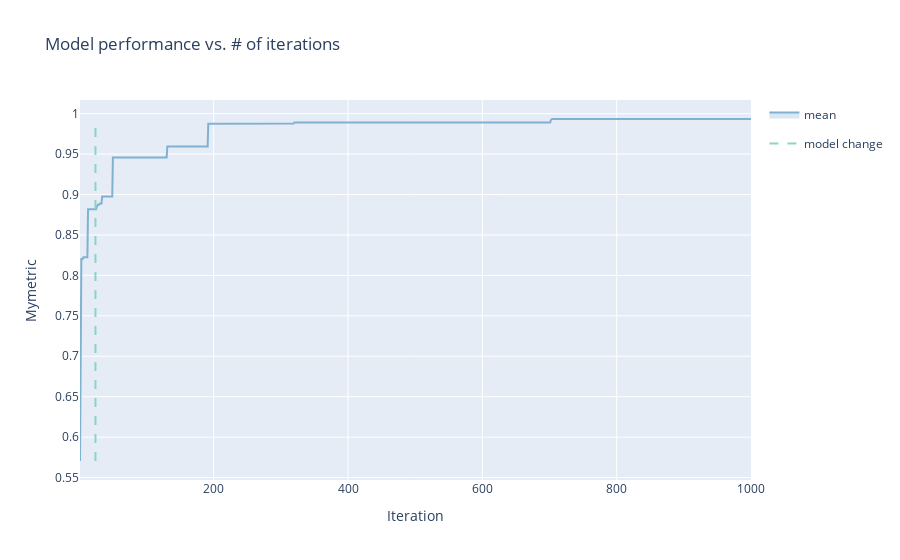

Write notebook code for a chart like this one.
### Code cell
fig, ax = plt.subplots()
fig.set_size_inches(12,9)
for i in [0,1,2,5,9]:
    values =[al[i][1] for al in all_metrics] 
    ax.plot(values / np.max(values), label=all_metrics[0][i][0])
ax.legend()
plt.show()
plt.savefig(fn_result+"param_evol.png")

print(axc.generation_strategy.trials_as_df)
render(axc.get_optimization_trace())

### Figure 1 — Plotly figure (JSON) as saved in the notebook; plotly's stock layout.template omitted (floating-point values rounded to 4 significant figures; data arrays with more than 128 entries replaced by an {"elided": "..."} marker saying what was removed)
{"data": [{"hoverinfo": "none", "legendgroup": "", "line": {"width": 0}, "mode": "lines", "showlegend": false, "type": "scatter", "x": {"elided": "1000 int values"}, "y": {"elided": "1000 float values"}}, {"fill": "tonexty", "fillcolor": "rgba(128,177,211,0.3)", "legendgroup": "mean", "line": {"color": "rgba(128,177,211,1)"}, "mode": "lines", "name": "mean", "text": {"elided": "1000 str values"}, "type": "scatter", "x": {"elided": "1000 int values"}, "y": {"elided": "1000 float values"}}, {"fill": "tonexty", "fillcolor": "rgba(128,177,211,0.3)", "hoverinfo": "none", "legendgroup": "", "line": {"width": 0}, "mode": "lines", "showlegend": false, "type": "scatter", "x": {"elided": "1000 int values"}, "y": {"elided": "1000 float values"}}, {"line": {"color": "rgba(141,211,199,1)", "dash": "dash"}, "mode": "lines", "name": "model change", "type": "scatter", "x": [24, 24], "y": [0.5705, 0.9934]}], "layout": {"showlegend": true, "title": {"text": "Model performance vs. # of iterations"}, "xaxis": {"title": {"text": "Iteration"}}, "yaxis": {"title": {"text": "Mymetric"}}}}
